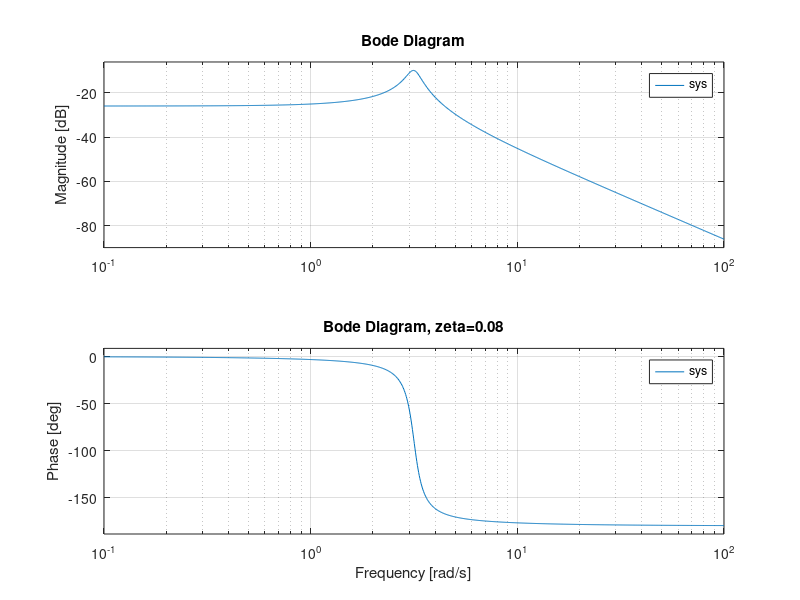

The MATLAB script that drew this image:
% ME3050 - Spring 2020 Tennessee Technological University
% Tristan Hill - 04/19/2020
clear variables;clc;close all

% define the system parameters
% this is an underdamped system

m=2;c=1;k=20;

c^2-4*m*k

zeta=c/(2*sqrt(m*k));

% define the amplitude 
A=1;


% use built-in MATLAB Bode Plot
figure(1)
sys=tf(1/k,[(m/k) (c/k) 1]);
bode(sys);grid on
str=sprintf('Bode Diagram, zeta=%.2f',zeta);
title(str)
